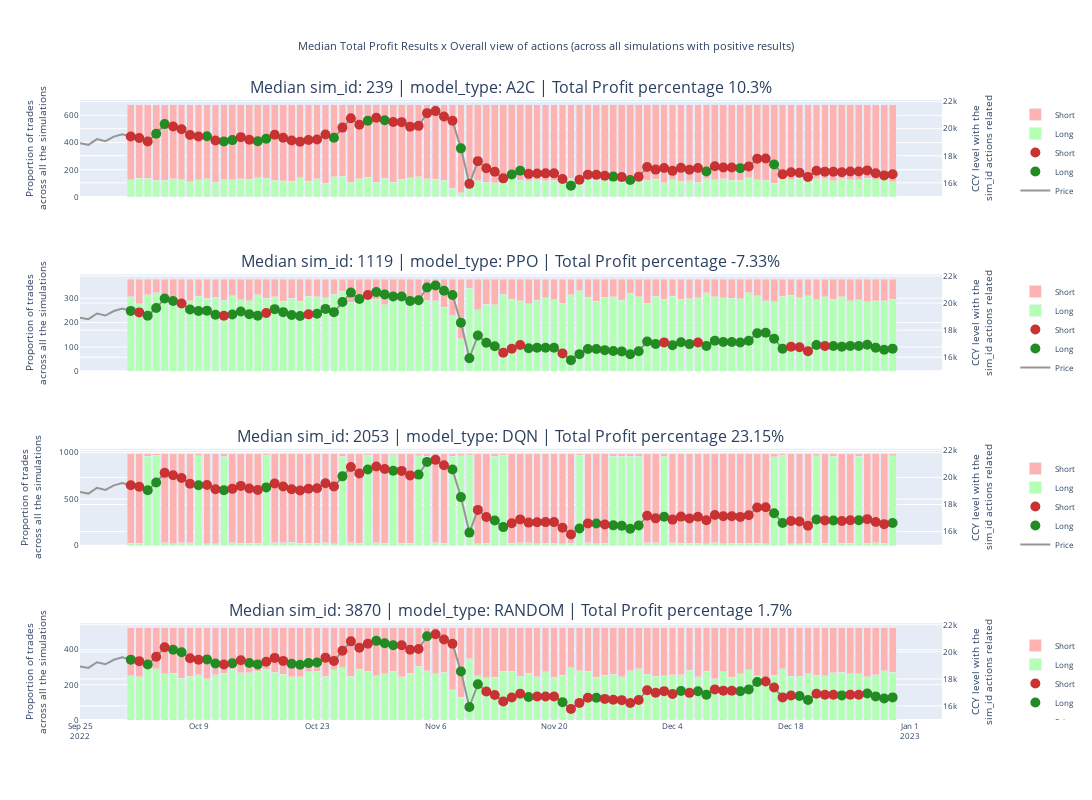

Here is the notebook cell this chart was saved with:
### Code cell
plot_robot_actions_all_sim_id_all_models_positive_profit(config_file_name_without_extension, median_sim_id_A2C, median_sim_id_PPO, median_sim_id_DQN, median_sim_id_RANDOM)
